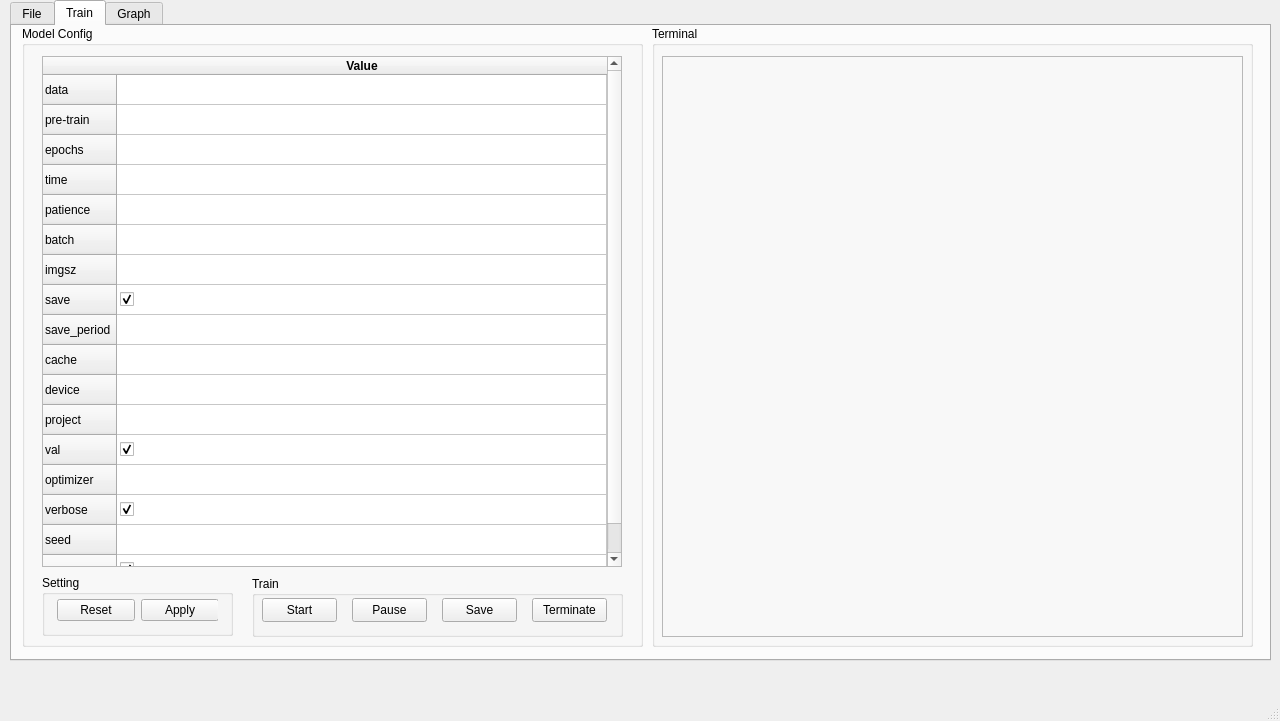
<?xml version="1.0" encoding="UTF-8"?>
<ui version="4.0">
 <class>MainWindow</class>
 <widget class="QMainWindow" name="MainWindow">
  <property name="geometry">
   <rect>
    <x>0</x>
    <y>0</y>
    <width>1280</width>
    <height>721</height>
   </rect>
  </property>
  <property name="windowTitle">
   <string>MainWindow</string>
  </property>
  <property name="tabShape">
   <enum>QTabWidget::TabShape::Triangular</enum>
  </property>
  <widget class="QWidget" name="centralwidget">
   <widget class="QTabWidget" name="tabWidget">
    <property name="geometry">
     <rect>
      <x>10</x>
      <y>0</y>
      <width>1261</width>
      <height>661</height>
     </rect>
    </property>
    <property name="currentIndex">
     <number>1</number>
    </property>
    <widget class="QWidget" name="tab_file">
     <attribute name="title">
      <string>File</string>
     </attribute>
     <widget class="QGroupBox" name="groupBox_3">
      <property name="geometry">
       <rect>
        <x>50</x>
        <y>80</y>
        <width>981</width>
        <height>61</height>
       </rect>
      </property>
      <property name="title">
       <string>Select Outout Folder</string>
      </property>
      <widget class="QDialogButtonBox" name="buttonBox_2">
       <property name="geometry">
        <rect>
         <x>810</x>
         <y>20</y>
         <width>156</width>
         <height>31</height>
        </rect>
       </property>
       <property name="standardButtons">
        <set>QDialogButtonBox::StandardButton::Discard|QDialogButtonBox::StandardButton::Open</set>
       </property>
      </widget>
      <widget class="QTextEdit" name="textEdit_2">
       <property name="geometry">
        <rect>
         <x>10</x>
         <y>20</y>
         <width>791</width>
         <height>31</height>
        </rect>
       </property>
       <property name="html">
        <string>&lt;!DOCTYPE HTML PUBLIC &quot;-//W3C//DTD HTML 4.0//EN&quot; &quot;http://www.w3.org/TR/REC-html40/strict.dtd&quot;&gt;
&lt;html&gt;&lt;head&gt;&lt;meta name=&quot;qrichtext&quot; content=&quot;1&quot; /&gt;&lt;meta charset=&quot;utf-8&quot; /&gt;&lt;style type=&quot;text/css&quot;&gt;
p, li { white-space: pre-wrap; }
hr { height: 1px; border-width: 0; }
li.unchecked::marker { content: &quot;\2610&quot;; }
li.checked::marker { content: &quot;\2612&quot;; }
&lt;/style&gt;&lt;/head&gt;&lt;body style=&quot; font-family:'Segoe UI'; font-size:9pt; font-weight:400; font-style:normal;&quot;&gt;
&lt;p align=&quot;center&quot; style=&quot; margin-top:0px; margin-bottom:0px; margin-left:0px; margin-right:0px; -qt-block-indent:0; text-indent:0px;&quot;&gt;&lt;span style=&quot; font-size:8pt;&quot;&gt;Select Output Location&lt;/span&gt;&lt;/p&gt;&lt;/body&gt;&lt;/html&gt;</string>
       </property>
      </widget>
     </widget>
     <widget class="QGroupBox" name="groupBox_4">
      <property name="geometry">
       <rect>
        <x>50</x>
        <y>150</y>
        <width>1171</width>
        <height>321</height>
       </rect>
      </property>
      <property name="title">
       <string>Dataset Split</string>
      </property>
      <widget class="QTableWidget" name="tableWidget_2">
       <property name="geometry">
        <rect>
         <x>20</x>
         <y>50</y>
         <width>711</width>
         <height>261</height>
        </rect>
       </property>
       <attribute name="horizontalHeaderDefaultSectionSize">
        <number>139</number>
       </attribute>
       <attribute name="horizontalHeaderStretchLastSection">
        <bool>true</bool>
       </attribute>
       <column>
        <property name="text">
         <string>Classes</string>
        </property>
        <property name="icon">
         <iconset theme="QIcon::ThemeIcon::VideoDisplay"/>
        </property>
       </column>
       <column>
        <property name="text">
         <string>Total</string>
        </property>
       </column>
       <column>
        <property name="text">
         <string>Train</string>
        </property>
       </column>
       <column>
        <property name="text">
         <string>Validate</string>
        </property>
       </column>
       <column>
        <property name="text">
         <string>Test</string>
        </property>
       </column>
      </widget>
      <widget class="QLabel" name="label">
       <property name="geometry">
        <rect>
         <x>314</x>
         <y>22</y>
         <width>49</width>
         <height>21</height>
        </rect>
       </property>
       <property name="text">
        <string>Train =</string>
       </property>
      </widget>
      <widget class="QDoubleSpinBox" name="doubleSpinBox_Validate">
       <property name="geometry">
        <rect>
         <x>484</x>
         <y>20</y>
         <width>88</width>
         <height>23</height>
        </rect>
       </property>
       <property name="suffix">
        <string>%</string>
       </property>
       <property name="decimals">
        <number>1</number>
       </property>
       <property name="value">
        <double>25.000000000000000</double>
       </property>
      </widget>
      <widget class="QLabel" name="label_2">
       <property name="geometry">
        <rect>
         <x>454</x>
         <y>22</y>
         <width>49</width>
         <height>21</height>
        </rect>
       </property>
       <property name="text">
        <string>Val =</string>
       </property>
      </widget>
      <widget class="QDoubleSpinBox" name="doubleSpinBox_Test">
       <property name="geometry">
        <rect>
         <x>620</x>
         <y>20</y>
         <width>88</width>
         <height>23</height>
        </rect>
       </property>
       <property name="suffix">
        <string>%</string>
       </property>
       <property name="decimals">
        <number>1</number>
       </property>
       <property name="value">
        <double>5.000000000000000</double>
       </property>
      </widget>
      <widget class="QLabel" name="label_3">
       <property name="geometry">
        <rect>
         <x>584</x>
         <y>22</y>
         <width>49</width>
         <height>21</height>
        </rect>
       </property>
       <property name="text">
        <string>Test =</string>
       </property>
      </widget>
      <widget class="QDoubleSpinBox" name="doubleSpinBox_Train">
       <property name="geometry">
        <rect>
         <x>354</x>
         <y>20</y>
         <width>88</width>
         <height>23</height>
        </rect>
       </property>
       <property name="suffix">
        <string>%</string>
       </property>
       <property name="decimals">
        <number>1</number>
       </property>
       <property name="stepType">
        <enum>QAbstractSpinBox::StepType::DefaultStepType</enum>
       </property>
       <property name="value">
        <double>70.000000000000000</double>
       </property>
      </widget>
      <widget class="QDialogButtonBox" name="buttonBox_3">
       <property name="geometry">
        <rect>
         <x>1000</x>
         <y>280</y>
         <width>156</width>
         <height>31</height>
        </rect>
       </property>
       <property name="standardButtons">
        <set>QDialogButtonBox::StandardButton::Reset|QDialogButtonBox::StandardButton::Save</set>
       </property>
      </widget>
      <widget class="QLabel" name="label_4">
       <property name="geometry">
        <rect>
         <x>915</x>
         <y>284</y>
         <width>81</width>
         <height>20</height>
        </rect>
       </property>
       <property name="layoutDirection">
        <enum>Qt::LayoutDirection::LeftToRight</enum>
       </property>
       <property name="text">
        <string>File .yaml</string>
       </property>
       <property name="alignment">
        <set>Qt::AlignmentFlag::AlignRight|Qt::AlignmentFlag::AlignTrailing|Qt::AlignmentFlag::AlignVCenter</set>
       </property>
      </widget>
      <widget class="QFrame" name="frame_data_split_ratio">
       <property name="geometry">
        <rect>
         <x>750</x>
         <y>20</y>
         <width>411</width>
         <height>261</height>
        </rect>
       </property>
       <property name="frameShape">
        <enum>QFrame::Shape::StyledPanel</enum>
       </property>
       <property name="frameShadow">
        <enum>QFrame::Shadow::Raised</enum>
       </property>
      </widget>
      <widget class="Line" name="line">
       <property name="geometry">
        <rect>
         <x>730</x>
         <y>20</y>
         <width>20</width>
         <height>291</height>
        </rect>
       </property>
       <property name="orientation">
        <enum>Qt::Orientation::Vertical</enum>
       </property>
      </widget>
     </widget>
     <widget class="QGroupBox" name="groupBox">
      <property name="geometry">
       <rect>
        <x>50</x>
        <y>10</y>
        <width>981</width>
        <height>61</height>
       </rect>
      </property>
      <property name="title">
       <string>Browse Folder</string>
      </property>
      <widget class="QDialogButtonBox" name="buttonBox">
       <property name="geometry">
        <rect>
         <x>810</x>
         <y>20</y>
         <width>156</width>
         <height>31</height>
        </rect>
       </property>
       <property name="standardButtons">
        <set>QDialogButtonBox::StandardButton::Cancel|QDialogButtonBox::StandardButton::Open</set>
       </property>
      </widget>
      <widget class="QTextEdit" name="textEdit">
       <property name="geometry">
        <rect>
         <x>10</x>
         <y>20</y>
         <width>791</width>
         <height>31</height>
        </rect>
       </property>
       <property name="html">
        <string>&lt;!DOCTYPE HTML PUBLIC &quot;-//W3C//DTD HTML 4.0//EN&quot; &quot;http://www.w3.org/TR/REC-html40/strict.dtd&quot;&gt;
&lt;html&gt;&lt;head&gt;&lt;meta name=&quot;qrichtext&quot; content=&quot;1&quot; /&gt;&lt;meta charset=&quot;utf-8&quot; /&gt;&lt;style type=&quot;text/css&quot;&gt;
p, li { white-space: pre-wrap; }
hr { height: 1px; border-width: 0; }
li.unchecked::marker { content: &quot;\2610&quot;; }
li.checked::marker { content: &quot;\2612&quot;; }
&lt;/style&gt;&lt;/head&gt;&lt;body style=&quot; font-family:'Segoe UI'; font-size:9pt; font-weight:400; font-style:normal;&quot;&gt;
&lt;p align=&quot;center&quot; style=&quot; margin-top:0px; margin-bottom:0px; margin-left:0px; margin-right:0px; -qt-block-indent:0; text-indent:0px;&quot;&gt;&lt;span style=&quot; font-size:8pt;&quot;&gt;Select Labeled Folder&lt;/span&gt;&lt;/p&gt;&lt;/body&gt;&lt;/html&gt;</string>
       </property>
      </widget>
     </widget>
     <widget class="QFrame" name="frame_agc_logo">
      <property name="geometry">
       <rect>
        <x>1055</x>
        <y>20</y>
        <width>161</width>
        <height>121</height>
       </rect>
      </property>
      <property name="frameShape">
       <enum>QFrame::Shape::StyledPanel</enum>
      </property>
      <property name="frameShadow">
       <enum>QFrame::Shadow::Raised</enum>
      </property>
     </widget>
    </widget>
    <widget class="QWidget" name="tab_train">
     <attribute name="title">
      <string>Train</string>
     </attribute>
     <widget class="QGroupBox" name="groupBox_5">
      <property name="geometry">
       <rect>
        <x>10</x>
        <y>0</y>
        <width>621</width>
        <height>621</height>
       </rect>
      </property>
      <property name="title">
       <string>Model Config</string>
      </property>
      <widget class="QTableWidget" name="tableWidget_3">
       <property name="geometry">
        <rect>
         <x>20</x>
         <y>30</y>
         <width>580</width>
         <height>511</height>
        </rect>
       </property>
       <property name="sizePolicy">
        <sizepolicy hsizetype="Maximum" vsizetype="Expanding">
         <horstretch>120</horstretch>
         <verstretch>0</verstretch>
        </sizepolicy>
       </property>
       <attribute name="horizontalHeaderCascadingSectionResizes">
        <bool>false</bool>
       </attribute>
       <attribute name="horizontalHeaderDefaultSectionSize">
        <number>290</number>
       </attribute>
       <attribute name="horizontalHeaderStretchLastSection">
        <bool>true</bool>
       </attribute>
       <attribute name="verticalHeaderVisible">
        <bool>true</bool>
       </attribute>
       <row>
        <property name="text">
         <string>data</string>
        </property>
        <property name="whatsThis">
         <string/>
        </property>
       </row>
       <row>
        <property name="text">
         <string>pre-train</string>
        </property>
       </row>
       <row>
        <property name="text">
         <string>epochs</string>
        </property>
       </row>
       <row>
        <property name="text">
         <string>time</string>
        </property>
       </row>
       <row>
        <property name="text">
         <string>patience</string>
        </property>
       </row>
       <row>
        <property name="text">
         <string>batch</string>
        </property>
       </row>
       <row>
        <property name="text">
         <string>imgsz</string>
        </property>
       </row>
       <row>
        <property name="text">
         <string>save</string>
        </property>
       </row>
       <row>
        <property name="text">
         <string>save_period</string>
        </property>
       </row>
       <row>
        <property name="text">
         <string>cache</string>
        </property>
       </row>
       <row>
        <property name="text">
         <string>device</string>
        </property>
       </row>
       <row>
        <property name="text">
         <string>project</string>
        </property>
       </row>
       <row>
        <property name="text">
         <string>val</string>
        </property>
       </row>
       <row>
        <property name="text">
         <string>optimizer</string>
        </property>
       </row>
       <row>
        <property name="text">
         <string>verbose</string>
        </property>
       </row>
       <row>
        <property name="text">
         <string>seed</string>
        </property>
       </row>
       <row>
        <property name="text">
         <string>resume</string>
        </property>
       </row>
       <column>
        <property name="text">
         <string>Value</string>
        </property>
        <property name="font">
         <font>
          <bold>true</bold>
         </font>
        </property>
       </column>
       <item row="0" column="0">
        <property name="text">
         <string/>
        </property>
       </item>
       <item row="2" column="0">
        <property name="text">
         <string/>
        </property>
       </item>
       <item row="7" column="0">
        <property name="text">
         <string/>
        </property>
        <property name="checkState">
         <enum>Checked</enum>
        </property>
       </item>
       <item row="9" column="0">
        <property name="text">
         <string/>
        </property>
        <property name="checkState">
         <enum>Unchecked</enum>
        </property>
       </item>
       <item row="12" column="0">
        <property name="text">
         <string/>
        </property>
        <property name="checkState">
         <enum>Checked</enum>
        </property>
       </item>
       <item row="14" column="0">
        <property name="text">
         <string/>
        </property>
        <property name="checkState">
         <enum>Checked</enum>
        </property>
       </item>
       <item row="16" column="0">
        <property name="text">
         <string/>
        </property>
        <property name="checkState">
         <enum>Checked</enum>
        </property>
       </item>
      </widget>
      <widget class="QGroupBox" name="groupBox_7">
       <property name="geometry">
        <rect>
         <x>20</x>
         <y>549</y>
         <width>191</width>
         <height>61</height>
        </rect>
       </property>
       <property name="title">
        <string>Setting</string>
       </property>
       <widget class="QDialogButtonBox" name="buttonBox_4">
        <property name="geometry">
         <rect>
          <x>15</x>
          <y>20</y>
          <width>161</width>
          <height>31</height>
         </rect>
        </property>
        <property name="standardButtons">
         <set>QDialogButtonBox::StandardButton::Apply|QDialogButtonBox::StandardButton::Reset</set>
        </property>
       </widget>
      </widget>
      <widget class="QGroupBox" name="groupBox_8">
       <property name="geometry">
        <rect>
         <x>230</x>
         <y>550</y>
         <width>371</width>
         <height>61</height>
        </rect>
       </property>
       <property name="title">
        <string>Train</string>
       </property>
       <widget class="QPushButton" name="pushButton">
        <property name="geometry">
         <rect>
          <x>10</x>
          <y>22</y>
          <width>75</width>
          <height>24</height>
         </rect>
        </property>
        <property name="text">
         <string>Start</string>
        </property>
       </widget>
       <widget class="QPushButton" name="pushButton_2">
        <property name="geometry">
         <rect>
          <x>100</x>
          <y>22</y>
          <width>75</width>
          <height>24</height>
         </rect>
        </property>
        <property name="text">
         <string>Pause</string>
        </property>
       </widget>
       <widget class="QPushButton" name="pushButton_3">
        <property name="geometry">
         <rect>
          <x>190</x>
          <y>22</y>
          <width>75</width>
          <height>24</height>
         </rect>
        </property>
        <property name="text">
         <string>Save</string>
        </property>
       </widget>
       <widget class="QPushButton" name="pushButton_4">
        <property name="geometry">
         <rect>
          <x>280</x>
          <y>22</y>
          <width>75</width>
          <height>24</height>
         </rect>
        </property>
        <property name="text">
         <string>Terminate</string>
        </property>
       </widget>
      </widget>
     </widget>
     <widget class="QGroupBox" name="groupBox_6">
      <property name="geometry">
       <rect>
        <x>640</x>
        <y>0</y>
        <width>601</width>
        <height>621</height>
       </rect>
      </property>
      <property name="title">
       <string>Terminal</string>
      </property>
      <widget class="QFrame" name="frame_terminal">
       <property name="geometry">
        <rect>
         <x>10</x>
         <y>30</y>
         <width>581</width>
         <height>581</height>
        </rect>
       </property>
       <property name="frameShape">
        <enum>QFrame::Shape::StyledPanel</enum>
       </property>
       <property name="frameShadow">
        <enum>QFrame::Shadow::Raised</enum>
       </property>
      </widget>
     </widget>
    </widget>
    <widget class="QWidget" name="tab_graph">
     <attribute name="title">
      <string>Graph</string>
     </attribute>
    </widget>
   </widget>
  </widget>
  <widget class="QMenuBar" name="menubar">
   <property name="geometry">
    <rect>
     <x>0</x>
     <y>0</y>
     <width>1280</width>
     <height>33</height>
    </rect>
   </property>
  </widget>
  <widget class="QStatusBar" name="statusbar"/>
 </widget>
 <resources/>
 <connections/>
</ui>
